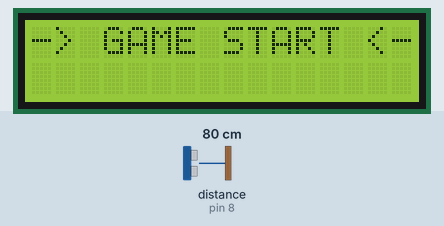
The sketch below on a simulated Arduino Uno, built with avr-gcc and run on an emulated ATmega328P. On the bench: 16×2 character LCD. The inputs (shaded band) are chosen by the test bench; at power-on: distance to the obstacle (sensor on pin 8) 80 cm. The echo pulse lasts 58.3 µs per cm; what the sketch prints to the serial monitor is not drawn.

Above: at 0.1 s.
2.3 s: distance to the obstacle (sensor on pin 8) set to 6 cm
5.3 s: distance to the obstacle (sensor on pin 8) set to 3 cm
At 6.5 s:
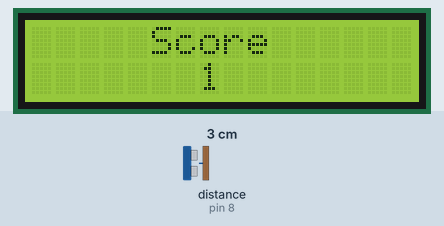
Timing chart, 0 to 8.3 s (numbered marks = the images above; inputs shaded):
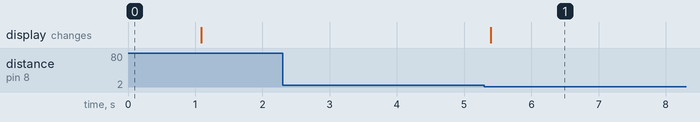

The sketch:

ultrasonic.ino
```cpp
#include <LiquidCrystal_I2C.h>
#include <NewPing.h>

const int triggerPin = 7;
const int echoPin = 8;
const int maxDistance = 50;

NewPing sonar(triggerPin, echoPin, maxDistance);
LiquidCrystal_I2C lcd(0x27, 16, 2);

float cm;
float inches;
int score;
bool locked = false;

void setup() {
  Serial.begin(9600);
  lcd.init();
  lcd.backlight();
  lcd.print("-> GAME START <-");
  delay(1000);
  lcd.clear();
}

void loop() {
  unsigned int duration = sonar.ping();

  cm = sonar.convert_cm(duration);
  inches = cm / 2.54;

  Serial.print("Duration: ");
  Serial.print(duration);
  Serial.print(" us  |  Distance: ");
  Serial.print(cm, 1);
  Serial.println(" cm");

  if (cm < 5.0 && !locked && duration != 0) {
    // Object just came close — score and lock
    locked = true;
    score++;
    lcd.clear();
    printScore();
  }
  else if (cm >= 5.0 && locked) {
    // Object moved away — unlock so next pass can score
    locked = false;
    printScore();  // keep score visible after unlock
  }
delay(100);
}
void printScore() {
  printCenter(1, "Score");
  String cur_score = String(score);
  printCenter(2, cur_score);
}
void printCenter(int row, String text) {
  int col = (16 - text.length()) / 2;  // 16 is the LCD width
  if (col < 0) col = 0;                // Avoid negative index if text is too long
  lcd.setCursor(col, row - 1);         // row-1 because LCD rows start at 0
  lcd.print(text);
}
```

Measured:
- the behaviour switches between 5 and 4 cm on distance to the obstacle (sensor on pin 8) (found by bisection; images 0 and 1)
- after the input at 2.3 s, every drawn part: stays the same
- after the input at 5.3 s, the display: changes after 0.09 s (image 1)
